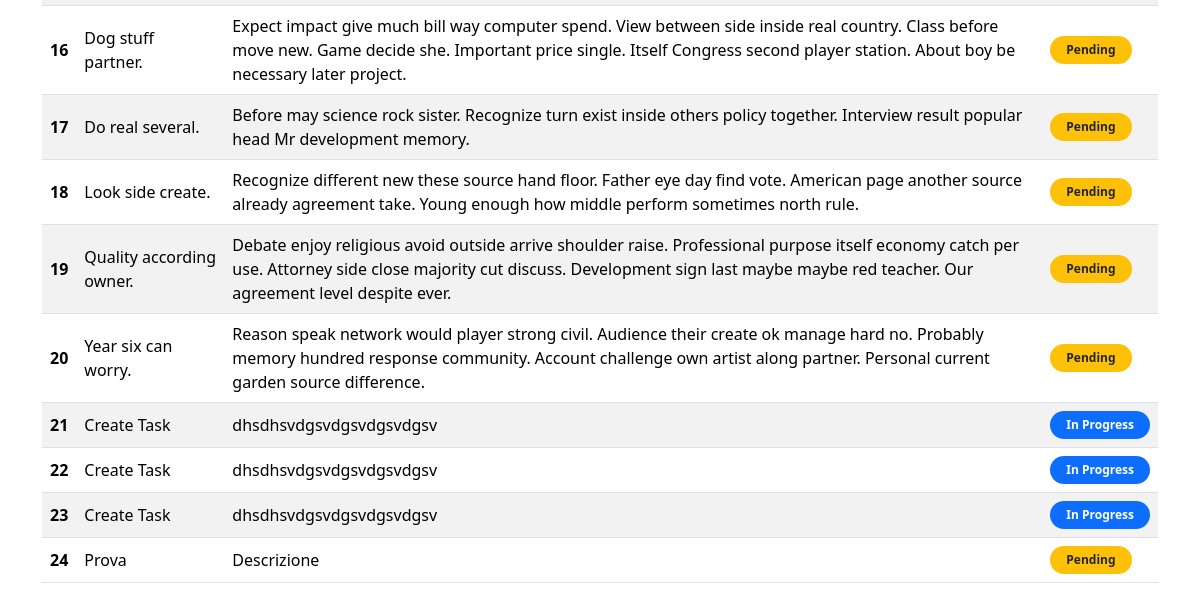
The app's page / (lower part), older data.
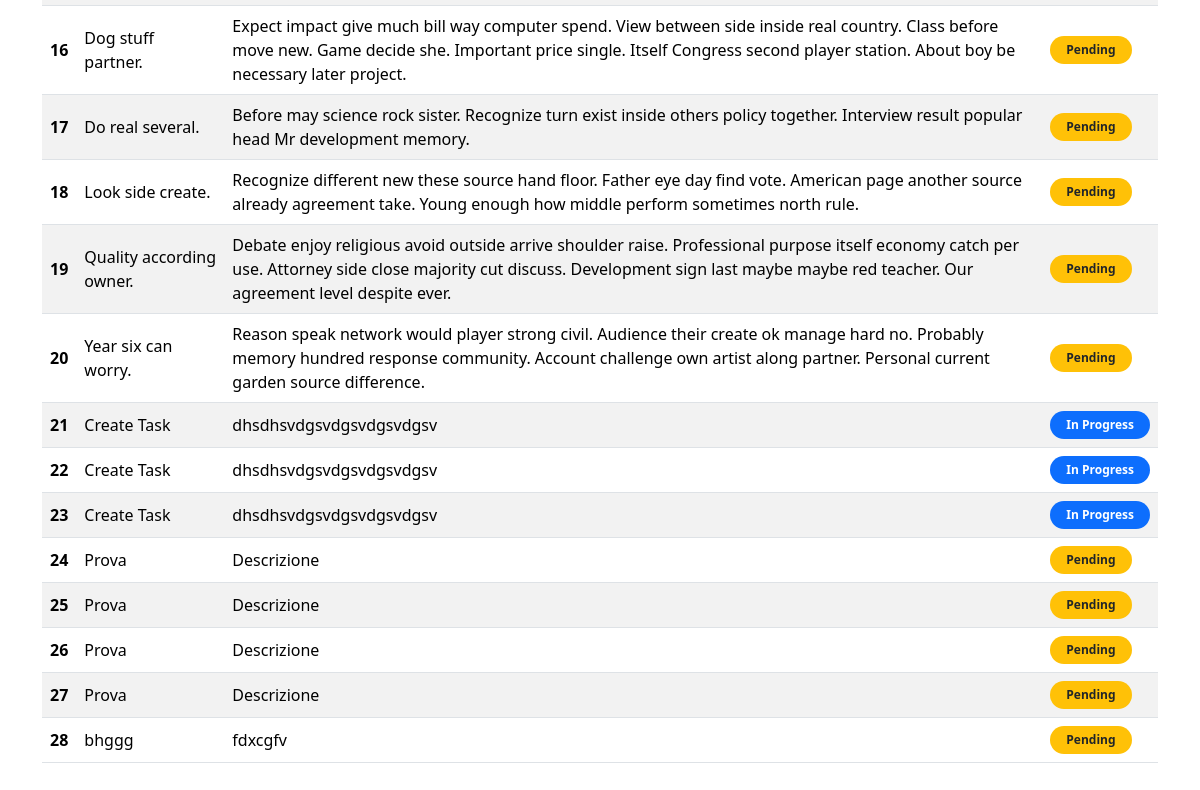
The same page, newer data.
### todo_list/models.py (models this page shows)
class Todo(models.Model):
    TASK_STATUS = [
        ('PENDING', 'Pending'),
        ('IN_PROGRESS', 'In Progress'),
        ('COMPLETED', 'Completed'),
    ]
    status = models.CharField(max_length=30, choices=TASK_STATUS, default='PENDING')
    title = models.CharField(max_length=30)
    description = models.CharField(max_length=250)

### todo_list/views.py (the view)
# urls.py: path("", views.index, name="index"),
def index(request):
    context = {'todos_list': Todo.objects.all().order_by('id') }
    return render(request, 'todo_list/index.html', context)

### templates/todo_list/index.html (shortened to what this page needs)
{% extends 'todo_list/base.html' %}
{% block body_block %}
  <div class="py-4">
    <div class="table-responsive">
      <table class="table table-striped align-middle">
        <tbody>
          {% for todo in todos_list %}
            <tr>
              <th scope="row">{{ todo.id }}</th>
              <td>{{ todo.title }}</td>
              <td>{{ todo.description }}</td>
              <td class="text-nowrap">
                {% with s=todo.status|lower %}
                  {% if s == 'completed' %}
                    <span class="badge rounded-pill bg-success px-3 py-2">{{ todo.get_status_display|default:todo.status }}</span>
                  {% elif s == 'in_progress' %}
                    <span class="badge rounded-pill bg-primary px-3 py-2">{{ todo.get_status_display|default:todo.status }}</span>
                  {% elif s == 'pending' %}
                    <span class="badge rounded-pill bg-warning text-dark px-3 py-2">{{ todo.get_status_display|default:todo.status }}</span>
                  {% else %}
                    <span class="badge rounded-pill bg-secondary px-3 py-2">{{ todo.get_status_display|default:todo.status|default:"—" }}</span>
                  {% endif %}
                {% endwith %}
              </td>
            </tr>
          {% empty %}
            <tr>
              <td colspan="4" class="text-center text-muted py-4">No todos found</td>
            </tr>
          {% endfor %}
        </tbody>
      </table>
    </div>
  </div>
{% endblock %}

Row changes from the older to the newer data that the page shows:
added Todo: id "25", title "Prova", description "Descrizione", status "Pending"
added Todo: id "26", title "Prova", description "Descrizione", status "Pending"
added Todo: id "27", title "Prova", description "Descrizione", status "Pending"
added Todo: id "28", title "bhggg", description "fdxcgfv", status "Pending"
